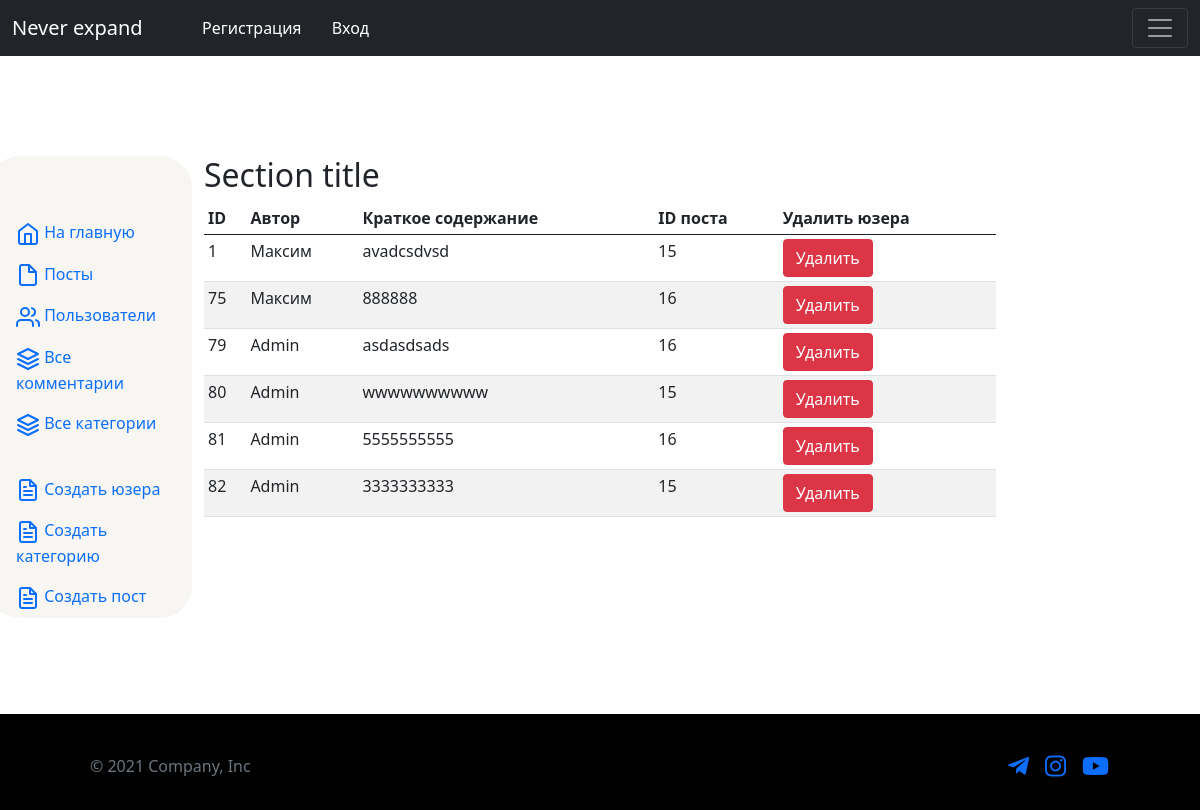
Screenshot of /admin/commentsAll.php with the database file from the repository.
### tables this page shows
CREATE TABLE `comment` (
  `id` int(11) NOT NULL,
  `name` varchar(50) NOT NULL,
  `mess` varchar(500) NOT NULL,
  `post_id` int(11) NOT NULL
);

### controllers/adminComments.php (called while the page is built, shortened)
<?php
require_once '../DB.php';
$sql = 'SELECT * FROM `comment` ';
$query = $connect->prepare($sql);
    $query->execute();
    $comments = $query->fetchAll(PDO::FETCH_ASSOC);

### admin/commentsAll.php (the view, shortened to what this page needs)
<?php session_start();
require_once '../controllers/adminComments.php';
?>
<!DOCTYPE html>
<html lang="ru" >
  <head>
    <link href="https://cdn.jsdelivr.net/npm/bootstrap@5.0.1/dist/css/bootstrap.min.css" rel="stylesheet">
<link rel='stylesheet' href='../css/style.css'>
<link rel="stylesheet" href="https://use.fontawesome.com/releases/v5.7.2/css/all.css"
>
  </head>
<body>
<?php require_once '../include/header.php'  ?>
<div class="row">
  <?php require_once '../include/aSide.php'  ?>
<div class="col-md-8">
      <h2>Section title</h2>
      <div class="us  table-responsive">
        <table class="table table-striped table-sm">
          <thead>
            <tr>
              <th>ID</th>
              <th>Автор</th>
              <th>Краткое cодержание</th>
              <th>ID поста</th>
              <th>Удалить юзера</th>
            </tr>
          </thead>
          <tbody>
            <tr>
              <?php foreach ($comments as $key => $value)  :?>
                <tr>
                  <td><?php echo $value['id'];?></td>
                  <td><?php echo $value['name'];?></td>
                  <td><?php echo substr($value['mess'],0,10);?></td>
                  <td><?php echo $value['post_id'];?></td>
                  <td><?php ?><a href="commentsAll.php?delete_id=<?=$value['id'];?>" class="btn btn-danger">Удалить</a></td>
            </tr>
<?php endforeach; ?>
          </tbody>
        </table>
      </div>
  </div>
</div>
<?php require_once '../include/footer.php'  ?>
</body>
</html>

### css/style.css (style rules this page uses)
div.row { margin-top: 100px; margin-bottom: 6rem; }

### rows the page displays
comment: id "1", name "Максим", mess "avadcsdvsd", post "15"
comment: id "75", name "Максим", mess "888888", post "16"
comment: id "79", name "Admin", mess "asdasdsads", post "16"
comment: id "80", name "Admin", mess "wwwwwwwwww", post "15"
comment: id "81", name "Admin", mess "5555555555", post "16"
comment: id "82", name "Admin", mess "3333333333", post "15"
